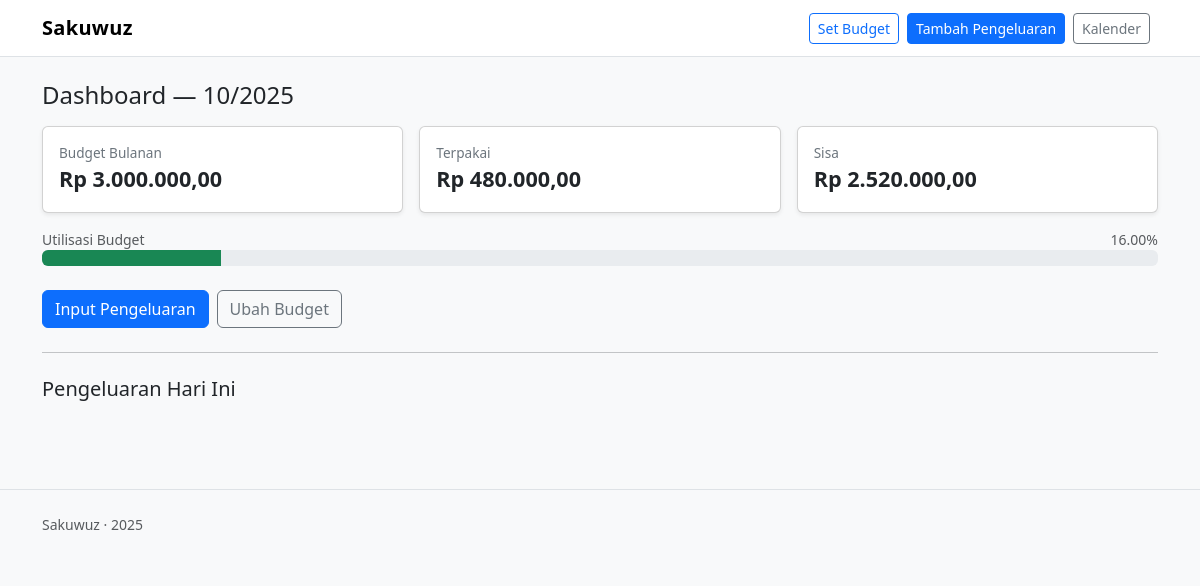
The app's page / (signed in), older data.
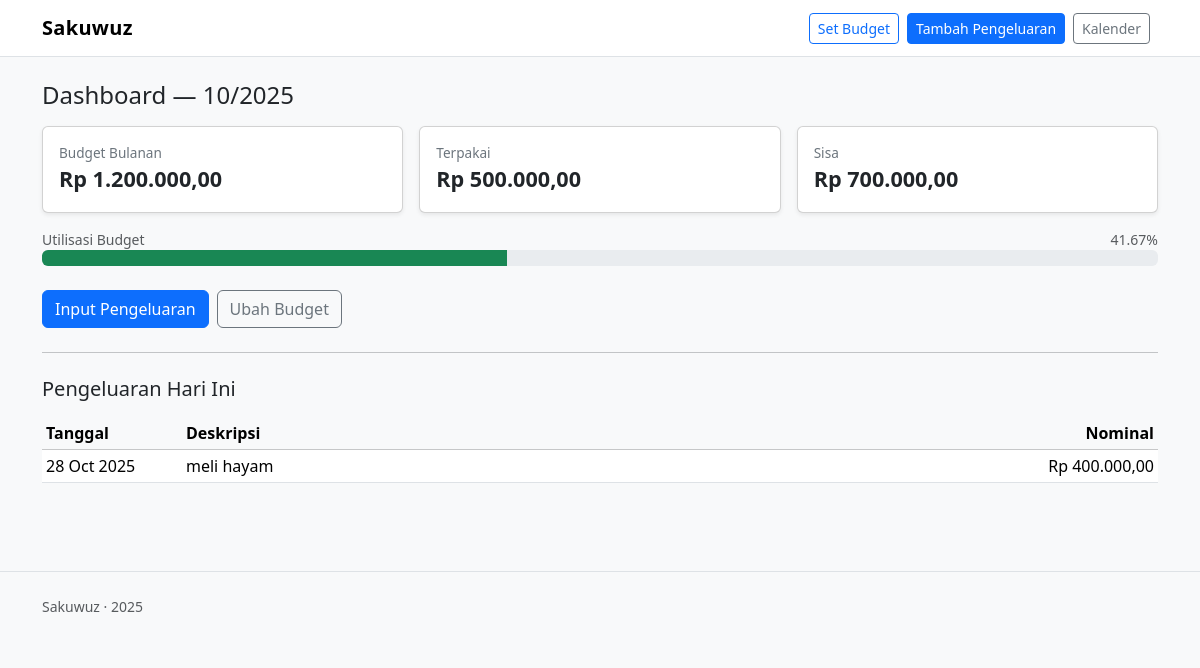
The same page, newer data.
### apps/budgets/models.py (models this page shows, shortened)
class Budget(models.Model):
    user = models.ForeignKey(User, on_delete=models.CASCADE)
    month = models.IntegerField()  # 1-12
    year = models.IntegerField()
    nominal_max = models.DecimalField(max_digits=12, decimal_places=2)
    sisa = models.DecimalField(max_digits=12, decimal_places=2, default=0)

### apps/expenses/models.py (models this page shows, shortened)
class Expense(models.Model):
    budget = models.ForeignKey(Budget, on_delete=models.CASCADE)
    tanggal = models.DateField()
    waktu_input = models.DateTimeField(auto_now_add=True)
    nominal = models.DecimalField(max_digits=12, decimal_places=2)
    deskripsi = models.TextField()

### apps/budgets/views.py (the view)
# urls.py: path("", dashboard_view, name="dashboard"),
@login_required(login_url="/admin/login/")  # sementara pakai admin login
def dashboard_view(request):
    month, year = _active_period()
    budget = Budget.objects.filter(user=request.user, month=month, year=year).first()
    total_terpakai = 0
    expenses_today = []
    if budget:
        total_terpakai = Expense.objects.filter(budget=budget).aggregate(total=Sum("nominal"))["total"] or 0
    expenses_today = Expense.objects.filter(
        budget=budget, tanggal=timezone.localdate()
    ).order_by("-waktu_input")
    sisa = (budget.nominal_max - total_terpakai) if budget else None
    percent = 0
    if budget and budget.nominal_max > 0:
        percent = min(100, round((total_terpakai / budget.nominal_max) * 100, 2))
    over = sisa is not None and sisa < 0
    context = {
    "budget": budget,
    "total_terpakai": total_terpakai,
    "sisa": sisa,
    "percent": percent,
    "over": over,
    "expenses_today": expenses_today,
    "month": month, "year": year,
    }
    if over:
        messages.error(request, "Tolong jangan terlalu boros — Anda sudah melebihi batas pengeluaran bulanan.")
    return render(request, "dashboard.html", context)

### apps/budgets/views.py (called while the page is built)
def _active_period():
    now = timezone.localdate()
    return now.month, now.year

### apps/core/templatetags/formatting.py (called while the page is built)
@register.filter
def rupiah(value):
    try:
        n = float(value or 0)
    except (TypeError, ValueError):
        n = 0
    parts = f"{n:,.2f}".split(".")
    main = parts[0].replace(",", ".")
    frac = parts[1]
    return f"Rp {main},{frac}"

### templates/dashboard.html (shortened to what this page needs)
{% extends "base.html" %}
{% load humanize %}
{% load formatting %}
{% block content %}
<h4 class="mb-3">Dashboard — {{ month }}/{{ year }}</h4>
{% if budget %}
  <div class="row g-3">
    <div class="col-md-4">
      <div class="card card-stat shadow-sm">
        <div class="card-body">
          <div class="label">Budget Bulanan</div>
          <div class="value">{{ budget.nominal_max|rupiah }}</div>
        </div>
      </div>
    </div>
    <div class="col-md-4">
      <div class="card card-stat shadow-sm">
        <div class="card-body">
          <div class="label">Terpakai</div>
          <div class="value">{{ total_terpakai|rupiah }}</div>
        </div>
      </div>
    </div>
    <div class="col-md-4">
      <div class="card card-stat shadow-sm {% if over %}border-danger{% endif %}">
        <div class="card-body">
          <div class="label">Sisa</div>
          <div class="value {% if over %}text-danger{% endif %}">
            {{ sisa|rupiah }}
          </div>
        </div>
      </div>
    </div>
  </div>
  <div class="mt-3">
    <div class="d-flex justify-content-between">
      <small class="text-muted">Utilisasi Budget</small>
      <small class="text-muted">{{ percent }}%</small>
    </div>
   <div class="progress">
  <div class="progress-bar
      {% if percent >= 100 %}bg-danger
      {% elif percent >= 80 %}bg-warning
      {% else %}bg-success
      {% endif %}"
      style="width: {{ percent }}%"></div>
</div>
  <div class="mt-4 d-flex gap-2">
    <a class="btn btn-primary" href="/expense/add/">Input Pengeluaran</a>
    <a class="btn btn-outline-secondary" href="/budget/set/">Ubah Budget</a>
  </div>
  <hr class="my-4">
  <h5 class="mb-3">Pengeluaran Hari Ini</h5>
  {% if expenses_today %}
    <div class="table-responsive">
      <table class="table table-sm align-middle">
        <thead class="table-light">
          <tr>
            <th style="width:140px">Tanggal</th>
            <th>Deskripsi</th>
            <th class="text-end" style="width:180px">Nominal</th>
          </tr>
        </thead>
        <tbody>
          {% for e in expenses_today %}
          <tr>
            <td>{{ e.tanggal|date:"d M Y" }}</td>
            <td>{{ e.deskripsi }}</td>
            <td class="text-end">{{ e.nominal|rupiah }}</td>
          </tr>
          {% endfor %}
        </tbody>
      </table>
    </div>
  {% endif %}
{% else %}
  <div class="alert alert-warning shadow-sm">Belum ada budget bulan ini. Silakan set dulu.</div>
  <a class="btn btn-primary" href="/budget/set/">Set Budget</a>
{% endif %}
{% endblock %}

Row changes from the older to the newer data that the page shows:
removed Budget: nominal_max|rupiah "Rp 3.000.000,00"
added Budget: nominal_max|rupiah "Rp 1.200.000,00"
added Expense: tanggal "28 Oct 2025", deskripsi "meli hayam", nominal|rupiah "Rp 400.000,00"
Text that changed along with them:
{{ total_terpakai|rupiah }}: "Rp 480.000,00" → "Rp 500.000,00"
{{ sisa|rupiah }}: "Rp 2.520.000,00" → "Rp 700.000,00"
{{ percent }}: "16.00" → "41.67"
{{ percent }}: 16.00 → 41.67 (drawn)
text now shown: "Tanggal Deskripsi Nominal"
